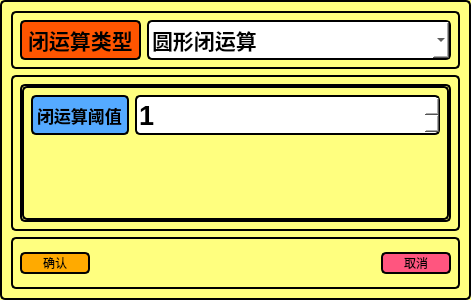
<?xml version="1.0" encoding="UTF-8"?>
<ui version="4.0">
 <class>ClosiongDialog</class>
 <widget class="QDialog" name="ClosiongDialog">
  <property name="geometry">
   <rect>
    <x>0</x>
    <y>0</y>
    <width>471</width>
    <height>300</height>
   </rect>
  </property>
  <property name="windowTitle">
   <string>Dialog</string>
  </property>
  <property name="styleSheet">
   <string notr="true">QWidget{
background-color: rgb(255, 255, 127);
	color: rgb(0, 0, 0);
border-style:solid;
border-width:2px;
border-radius:5px;
}
QLabel{
background-color: rgb(85, 170, 255);
}
QSlider{
background-color: rgb(255, 255, 0);
}</string>
  </property>
  <layout class="QVBoxLayout" name="verticalLayout" stretch="1,3,1">
   <item>
    <widget class="QWidget" name="widget" native="true">
     <layout class="QHBoxLayout" name="horizontalLayout_2" stretch="1,3">
      <item>
       <widget class="QLabel" name="label">
        <property name="minimumSize">
         <size>
          <width>0</width>
          <height>40</height>
         </size>
        </property>
        <property name="font">
         <font>
          <pointsize>16</pointsize>
          <weight>75</weight>
          <bold>true</bold>
         </font>
        </property>
        <property name="styleSheet">
         <string notr="true">background-color: rgb(255, 85, 0);</string>
        </property>
        <property name="text">
         <string>闭运算类型</string>
        </property>
       </widget>
      </item>
      <item>
       <widget class="QComboBox" name="comboBox">
        <property name="minimumSize">
         <size>
          <width>0</width>
          <height>40</height>
         </size>
        </property>
        <property name="font">
         <font>
          <pointsize>16</pointsize>
          <weight>75</weight>
          <bold>true</bold>
         </font>
        </property>
        <property name="styleSheet">
         <string notr="true">background-color: rgb(255, 255, 255);</string>
        </property>
        <item>
         <property name="text">
          <string>圆形闭运算</string>
         </property>
        </item>
        <item>
         <property name="text">
          <string>矩形闭运算</string>
         </property>
        </item>
       </widget>
      </item>
     </layout>
    </widget>
   </item>
   <item>
    <widget class="QWidget" name="widget_2" native="true">
     <layout class="QVBoxLayout" name="verticalLayout_2">
      <item>
       <widget class="QStackedWidget" name="stackedWidget">
        <property name="currentIndex">
         <number>1</number>
        </property>
        <widget class="QWidget" name="page">
         <layout class="QFormLayout" name="formLayout_2">
          <item row="0" column="0">
           <widget class="QLabel" name="label_3">
            <property name="minimumSize">
             <size>
              <width>0</width>
              <height>40</height>
             </size>
            </property>
            <property name="font">
             <font>
              <pointsize>13</pointsize>
              <weight>75</weight>
              <bold>true</bold>
             </font>
            </property>
            <property name="text">
             <string>高度值</string>
            </property>
           </widget>
          </item>
          <item row="0" column="1">
           <widget class="QSpinBox" name="spinBox_2">
            <property name="minimumSize">
             <size>
              <width>0</width>
              <height>40</height>
             </size>
            </property>
            <property name="font">
             <font>
              <pointsize>20</pointsize>
              <weight>75</weight>
              <bold>true</bold>
             </font>
            </property>
            <property name="styleSheet">
             <string notr="true">background-color: rgb(255, 255, 255);</string>
            </property>
            <property name="minimum">
             <number>1</number>
            </property>
           </widget>
          </item>
          <item row="1" column="0">
           <widget class="QLabel" name="label_4">
            <property name="minimumSize">
             <size>
              <width>0</width>
              <height>40</height>
             </size>
            </property>
            <property name="font">
             <font>
              <pointsize>13</pointsize>
              <weight>75</weight>
              <bold>true</bold>
             </font>
            </property>
            <property name="text">
             <string>宽度值</string>
            </property>
           </widget>
          </item>
          <item row="1" column="1">
           <widget class="QSpinBox" name="spinBox_3">
            <property name="minimumSize">
             <size>
              <width>0</width>
              <height>40</height>
             </size>
            </property>
            <property name="font">
             <font>
              <pointsize>20</pointsize>
              <weight>75</weight>
              <bold>true</bold>
             </font>
            </property>
            <property name="styleSheet">
             <string notr="true">background-color: rgb(255, 255, 255);</string>
            </property>
            <property name="minimum">
             <number>1</number>
            </property>
           </widget>
          </item>
         </layout>
        </widget>
        <widget class="QWidget" name="page_2">
         <layout class="QFormLayout" name="formLayout">
          <item row="0" column="0">
           <widget class="QLabel" name="label_2">
            <property name="minimumSize">
             <size>
              <width>0</width>
              <height>40</height>
             </size>
            </property>
            <property name="font">
             <font>
              <pointsize>13</pointsize>
              <weight>75</weight>
              <bold>true</bold>
             </font>
            </property>
            <property name="text">
             <string>闭运算阈值</string>
            </property>
           </widget>
          </item>
          <item row="0" column="1">
           <widget class="QSpinBox" name="spinBox">
            <property name="minimumSize">
             <size>
              <width>0</width>
              <height>40</height>
             </size>
            </property>
            <property name="font">
             <font>
              <pointsize>20</pointsize>
              <weight>75</weight>
              <bold>true</bold>
             </font>
            </property>
            <property name="styleSheet">
             <string notr="true">background-color: rgb(255, 255, 255);</string>
            </property>
            <property name="minimum">
             <number>1</number>
            </property>
           </widget>
          </item>
         </layout>
        </widget>
       </widget>
      </item>
     </layout>
    </widget>
   </item>
   <item>
    <widget class="QWidget" name="widget_3" native="true">
     <layout class="QHBoxLayout" name="horizontalLayout">
      <item>
       <widget class="QPushButton" name="pushButton">
        <property name="minimumSize">
         <size>
          <width>70</width>
          <height>0</height>
         </size>
        </property>
        <property name="styleSheet">
         <string notr="true">QPushButton{
background-color: rgb(255, 170, 0);
border-color: rgb(0, 0, 0);
border-style:solid;
border-width:2px;
border-radius:5px;
font:15px &quot;微软雅黑&quot;;
}
QPushButton:hover{
background-color: qlineargradient(spread:pad, x1:0, y1:1, x2:1, y2:0, stop:0 rgba(255, 200, 157, 255), stop:0.857955 rgba(157, 213, 221, 255));
}
QPushButton:pressed{
background-color: rgb(47, 141, 69);
border-color: rgb(179, 179, 179);
}</string>
        </property>
        <property name="text">
         <string>确认</string>
        </property>
       </widget>
      </item>
      <item>
       <spacer name="horizontalSpacer">
        <property name="orientation">
         <enum>Qt::Horizontal</enum>
        </property>
        <property name="sizeHint" stdset="0">
         <size>
          <width>280</width>
          <height>20</height>
         </size>
        </property>
       </spacer>
      </item>
      <item>
       <widget class="QPushButton" name="pushButton_2">
        <property name="minimumSize">
         <size>
          <width>70</width>
          <height>0</height>
         </size>
        </property>
        <property name="styleSheet">
         <string notr="true">QPushButton{
background-color: rgb(255, 85, 127);
border-color: rgb(0, 0, 0);
border-style:solid;
border-width:2px;
border-radius:5px;
font:15px &quot;微软雅黑&quot;;
}
QPushButton:hover{
background-color: qlineargradient(spread:pad, x1:0, y1:1, x2:1, y2:0, stop:0 rgba(255, 200, 157, 255), stop:0.857955 rgba(157, 213, 221, 255));
}
QPushButton:pressed{
background-color: rgb(47, 141, 69);
border-color: rgb(179, 179, 179);
}</string>
        </property>
        <property name="text">
         <string>取消</string>
        </property>
       </widget>
      </item>
     </layout>
    </widget>
   </item>
  </layout>
 </widget>
 <resources/>
 <connections/>
</ui>
